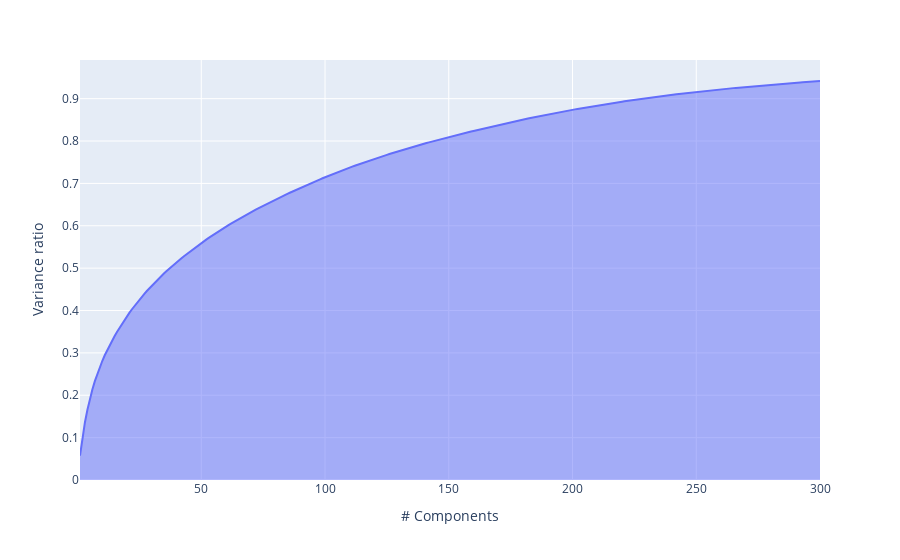

This figure's notebook cell:
### Code cell
import plotly.express as px
explained_variance_ratio=[r for r in np.cumsum(pca.explained_variance_ratio_) if r<=1]
px.area(x=range(1,len(explained_variance_ratio)+1),
       y=explained_variance_ratio,
       labels={"x":"# Components","y":"Variance ratio"})

### Figure 1 — Plotly figure (JSON) as saved in the notebook; plotly's stock layout.template omitted (floating-point values rounded to 4 significant figures; data arrays with more than 128 entries replaced by an {"elided": "..."} marker saying what was removed)
{"data": [{"fillpattern": {"shape": ""}, "hovertemplate": "# Components=%{x}<br>Variance ratio=%{y}<extra></extra>", "legendgroup": "", "line": {"color": "#636efa"}, "marker": {"symbol": "circle"}, "mode": "lines", "name": "", "orientation": "v", "showlegend": false, "stackgroup": "1", "type": "scatter", "x": {"elided": "300 int values"}, "xaxis": "x", "y": {"elided": "300 float values"}, "yaxis": "y"}], "layout": {"legend": {"tracegroupgap": 0}, "margin": {"t": 60}, "xaxis": {"anchor": "y", "domain": [0, 1], "title": {"text": "# Components"}}, "yaxis": {"anchor": "x", "domain": [0, 1], "title": {"text": "Variance ratio"}}}}
